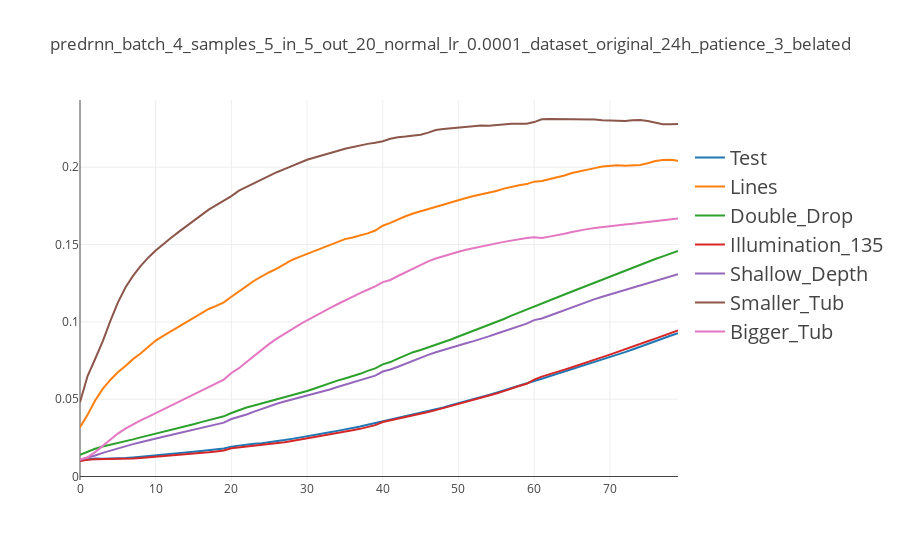

Notebook code for this chart:
### Code cell
exp = best_exps_per_model[model][3]

traces = []
for ts in test_sets:
    evaluators = testset_exp_eval[ts]
    ev = evaluators[exp]
    x = ev['frame']
    y = ev['error']
    traces.append(go.Scatter(x=x, y=y, name=ts))

layout = dict(legend=dict(y=0.9, font=dict( size=20)), title=exp)

ff = plotly.offline.iplot({"data": traces, "layout": layout })
